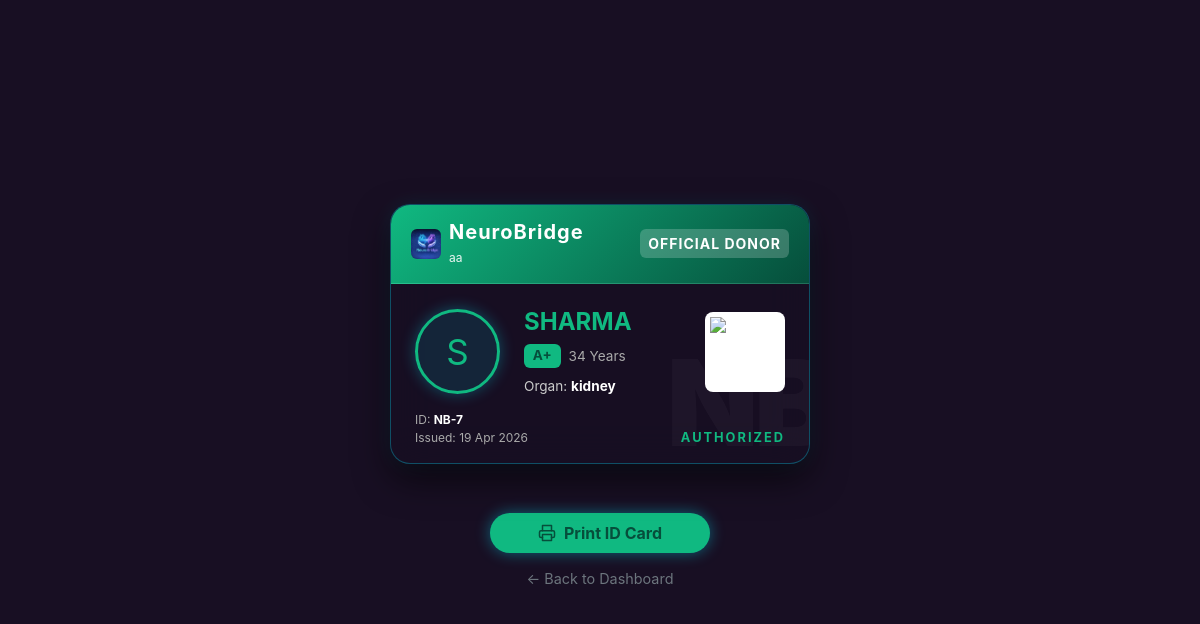
Screenshot of /generate_card/donor/7 (signed in) with the database file from the repository.
### models.py (models this page shows)
class Donor(db.Model):
    id = db.Column(db.Integer, primary_key=True)
    name = db.Column(db.String(100), nullable=False)
    age = db.Column(db.Integer)
    blood_group = db.Column(db.String(10), nullable=False)
    organ = db.Column(db.String(50), nullable=False)
    city = db.Column(db.String(50))
    phone = db.Column(db.String(20))
    hospital_id = db.Column(db.Integer, db.ForeignKey('hospital.id'))

### routes/card_routes.py (the view)
@card_bp.route('/generate_card/<type>/<int:id>')
def generate_card(type, id):
    if 'hospital_id' not in session:
        return redirect(url_for('login'))
    person = None
    role = ""
    color_theme = ""
    if type == 'donor':
        person = Donor.query.get_or_404(id)
        role = "OFFICIAL DONOR"
        color_theme = "success" # Green
    elif type == 'recipient':
        person = Recipient.query.get_or_404(id)
        role = "RECIPIENT WAITING"
        color_theme = "primary" # Blue
    qr_data = f"NB-{type.upper()}-{id}-{person.blood_group}"
    date_issued = datetime.datetime.now().strftime("%d %b %Y")
    return render_template('id_card.html',
                         person=person,
                         role=role,
                         color=color_theme,
                         hospital_name=session['hospital_name'],
                         date=date_issued,
                         qr_data=qr_data)

### app.py (called while the page is built)
@app.after_request
def set_cache_headers(response):
    if response.direct_passthrough is False:
        if any(ext in request.path for ext in ['.js', '.css', '.jpeg', '.jpg', '.png', '.woff', '.woff2']):
            response.cache_control.max_age = 2592000  # 30 days
            response.cache_control.public = True
        else:
            response.cache_control.no_cache = True
            response.cache_control.no_store = True
            response.cache_control.must_revalidate = True
    return response

### templates/id_card.html (shortened to what this page needs)
<!DOCTYPE html>
<html lang="en">
<head>
    <link href="https://cdn.jsdelivr.net/npm/bootstrap@5.3.0/dist/css/bootstrap.min.css" rel="stylesheet">
</head>
<body>
    <div class="id-card">
        <div class="watermark">NB</div>
        <div class="id-header">
            <div class="d-flex align-items-center gap-2">
                <img src="{{ url_for('static', filename='logo.jpeg') }}" alt="Logo" style="width: 30px; height: 30px; border-radius: 6px; object-fit: cover;">
                <div>
                    <h5 class="mb-0 fw-bold tracking-wider" style="letter-spacing: 1px;">NeuroBridge</h5>
                    <small style="opacity: 0.9; font-size: 0.75rem;">{{ hospital_name | default('Central Network') }}</small>
                </div>
            </div>
            <small class="fw-bold px-2 py-1 rounded" style="background: rgba(255,255,255,0.2); letter-spacing: 1px;">
                {{ role | default('DONOR') }}
            </small>
        </div>
        <div class="p-4 d-flex align-items-center">
            <div class="avatar">
                {{ person.name[0] if person and person.name else '?' }}
            </div>
            <div class="ms-4 flex-grow-1">
                <h4 class="mb-0 fw-bold" style="color: #10b981;">{{ person.name | default('John Doe') }}</h4>
                <div class="d-flex align-items-center mt-2">
                    <span class="badge" style="background: #10b981; color: #064e3b; font-size: 0.85rem;">{{ person.blood_group | default('O+') }}</span>
                    <span class="ms-2" style="color: #aaa; font-size: 0.85rem;">{{ person.age | default('35') }} Years</span>
                </div>
                <div class="mt-2" style="color: #ccc; font-size: 0.85rem;">
                    Organ: <strong class="text-white">{{ person.organ | default('Kidney') }}</strong>
                </div>
            </div>
            <div class="qr-box">
                <img src="https://api.qrserver.com/v1/create-qr-code/?size=150x150&data={{ qr_data | default('NB-DEMO-123') }}" alt="QR Code" style="width: 100%; height: 100%;">
            </div>
        </div>
        <div class="px-4 pb-3 d-flex justify-content-between align-items-end position-absolute bottom-0 w-100">
            <div style="font-size: 0.75rem; color: #aaa;">
                ID: <strong class="text-white">NB-{{ person.id | default('88349') }}</strong><br>
                Issued: {{ date | default('2026-04-19') }}
            </div>
            <div class="fw-bold" style="font-size: 0.8rem; color: #10b981; letter-spacing: 2px;">
                AUTHORIZED
            </div>
        </div>
    </div>
    <div class="d-flex flex-column align-items-center mt-4">
        <button onclick="window.print()" class="btn btn-glow btn-print rounded-pill px-5 py-2 fw-bold d-flex align-items-center gap-2">
            Print ID Card
        </button>
        <a href="/dashboard" class="btn btn-link text-secondary text-decoration-none btn-print mt-2" style="font-size: 0.9rem;">
            ← Back to Dashboard
        </a>
    </div>
</body>
</html>

### templates/id_card.html (style rules this page uses)
body { background: #180f23; display: flex; align-items: center; justify-content: center; height: 100vh; flex-direction: column; font-family: 'Inter', sans-serif; }
.id-card { width: 420px; height: 260px; background: rgba(24,15,35,0.7); backdrop-filter: blur(20px); border: 1px solid rgba(0,229,255,0.3); border-radius: 20px; overflow: hidden; box-shadow: 0 15px 35px rgba(0,0,0,0.6), 0 0 20px rgba(0,229,255,0.1); position: relative; color: white; }
.id-header { padding: 15px 20px; color: white; display: flex; justify-content: space-between; align-items: center; background: linear-gradient(135deg, #10b981, #064e3b); border-bottom: 1px solid rgba(255,255,255,0.1); }
.avatar { width: 85px; height: 85px; background: rgba(0,229,255,0.1); border-radius: 50%; display: flex; align-items: center; justify-content: center; font-size: 35px; border: 3px solid #10b981; box-shadow: 0 0 15px rgba(0,229,255,0.3); color: #10b981; text-transform: uppercase; }
.qr-box { width: 80px; height: 80px; background: white; display: flex; align-items: center; justify-content: center; border-radius: 8px; padding: 5px; }
.watermark { position: absolute; bottom: -30px; right: -20px; font-size: 120px; opacity: 0.03; font-weight: 900; pointer-events: none; color: white; letter-spacing: -5px; }
.btn-print { margin-top: 25px; transition: all 0.3s; }
.btn-glow { background: #10b981; color: #064e3b; box-shadow: 0 0 15px rgba(0,229,255,0.4); border: none; }

### rows the page displays
Donor: name "S", name "SHARMA", blood_group "A+", age "34", organ "kidney", id "7"

### other values shown
{{ hospital_name | default('Central Network') }} "aa"
{{ role | default('DONOR') }} "OFFICIAL DONOR"
